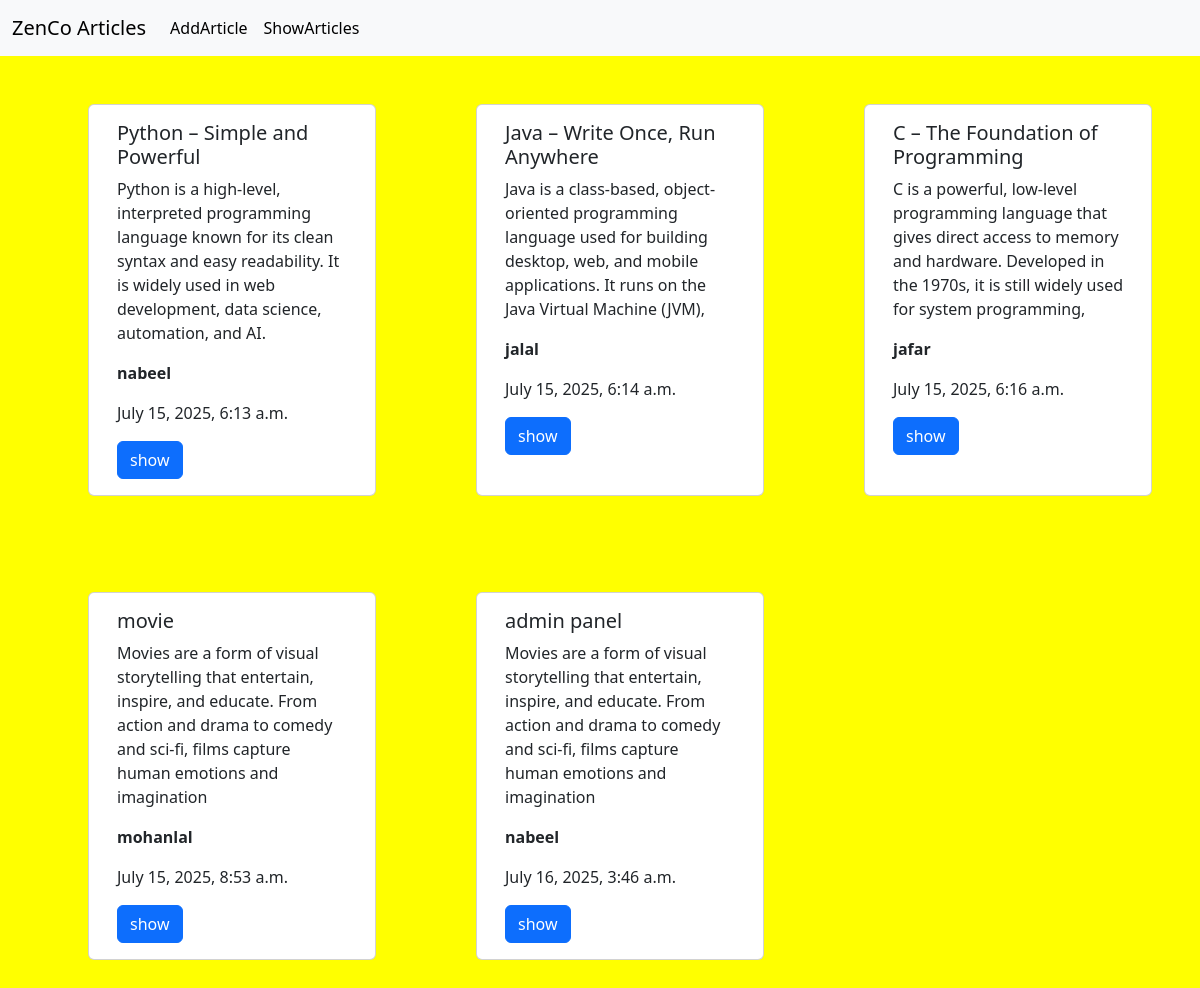
The page / on the database its author committed.
### articles/models.py (models this page shows, shortened)
class Article(models.Model):
    title = models.CharField(max_length=200)
    content = models.TextField()
    author = models.CharField(max_length=200)
    created_at = models.DateTimeField(auto_now_add=True)

### articles/views.py (the view)
# urls.py: path("",views.article_list,name="article_list"),
def article_list(request):
    article = Article.objects.all()
    return render(request, 'article_list.html',{"art":article})

### templates/article_list.html (shortened to what this page needs)
{% extends 'base.html' %}
{% block content %}
<div class="row">
{% for article in art %}
  <div class="col-md-3 mb-5 mt-5 card" style="width: 18rem; margin-left:100px;"  >
  <div class="card-body">
    <h5 class="card-title">{{article.title}}</h5>
    <p class="card-text">{{article.content}}</p>
    <p class="fw-bold">{{article.author}}</p>
    <p>{{article.created_at}}</p>
    <a href="{% url 'article_detail' article.id %}">
       <button class="btn btn-primary">show</button>
    </a>
  </div>
  </div>
{% endfor %}
</div>
{% endblock %}

### templates/base.html (shortened to what this page needs)
<!DOCTYPE html>
<html lang="en">
<head>
    <link href="https://cdn.jsdelivr.net/npm/bootstrap@5.3.0/dist/css/bootstrap.min.css" rel="stylesheet">
</head>
<body style="background-color:yellow; overflow-x: hidden; ">
<nav class="navbar navbar-expand-lg bg-body-tertiary">
  <div class="container-fluid">
    <a class="navbar-brand" href="#">ZenCo Articles</a>
    <div class="collapse navbar-collapse" id="navbarSupportedContent">
      <ul class="navbar-nav me-auto mb-2 mb-lg-0">
          <li class="nav-item">
          <a class="nav-link active" aria-current="page" href="{% url 'article_create' %}">AddArticle</a>
        </li>
          <li class="nav-item">
          <a class="nav-link active" aria-current="page" href="{% url 'article_list' %}">ShowArticles</a>
      </ul>
    </div>
  </div>
</nav>
{% block content %}
{% endblock%}
</body>
</html>

### rows shown on the page
Article: title "Python – Simple and Powerful", content "Python is a high-level, interpreted programming language known for its clean syntax and easy readability. It is widely used in web development, data science, automation, and AI.", author "nabeel", created_at "July 15, 2025, 6:13 a.m."
Article: title "Java – Write Once, Run Anywhere", content "Java is a class-based, object-oriented programming language used for building desktop, web, and mobile applications. It runs on the Java Virtual Machine (JVM),", author "jalal", created_at "July 15, 2025, 6:14 a.m."
Article: title "C – The Foundation of Programming", content "C is a powerful, low-level programming language that gives direct access to memory and hardware. Developed in the 1970s, it is still widely used for system programming,", author "jafar", created_at "July 15, 2025, 6:16 a.m."
Article: title "movie", content "Movies are a form of visual storytelling that entertain, inspire, and educate. From action and drama to comedy and sci-fi, films capture human emotions and imagination", author "mohanlal", created_at "July 15, 2025, 8:53 a.m."
Article: title "admin panel", content "Movies are a form of visual storytelling that entertain, inspire, and educate. From action and drama to comedy and sci-fi, films capture human emotions and imagination", author "nabeel", created_at "July 16, 2025, 3:46 a.m."
